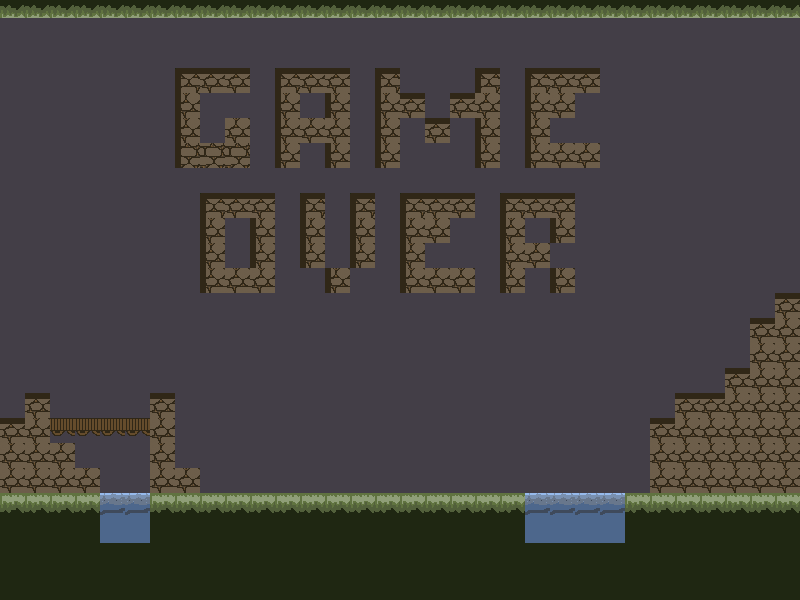

Tiled map render using the project's own tile images. Description and the map definition, with tile-layer contents summarised, below:
An orthogonal 32x24 tile map with 25x25 px tiles, 1 tile layer (bg).

<map version="1.2" tiledversion="1.2.4" orientation="orthogonal" renderorder="right-down" width="32" height="24" tilewidth="25" tileheight="25" infinite="0" nextlayerid="4" nextobjectid="1">
 <tileset firstgid="1" name="tilesetcolor" tilewidth="32" tileheight="32" tilecount="49" columns="7">
  <image source="../tilesets/tilesetcolor.png" width="224" height="224" />
 </tileset>
 <layer id="3" name="bg" width="32" height="24">
  <data>[768 cells, 768 non-empty, 10 distinct tile ids]</data>
 </layer>
</map>
